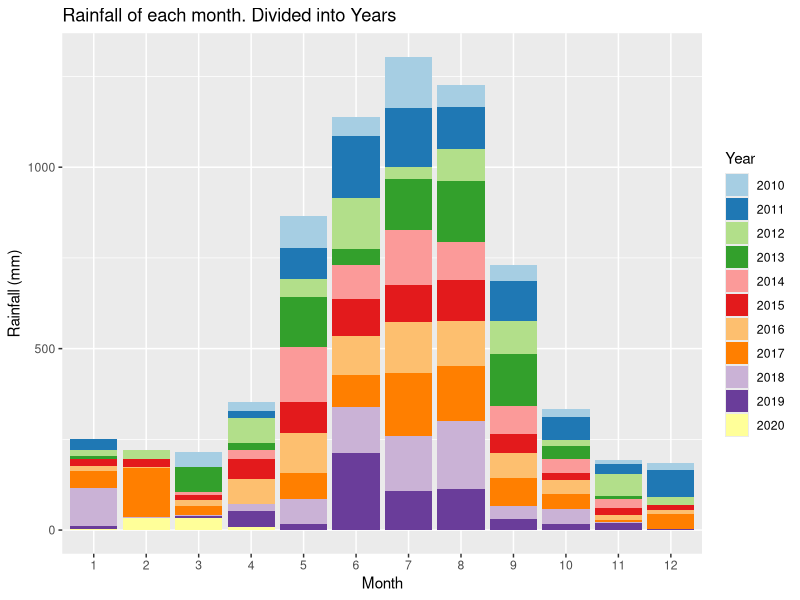
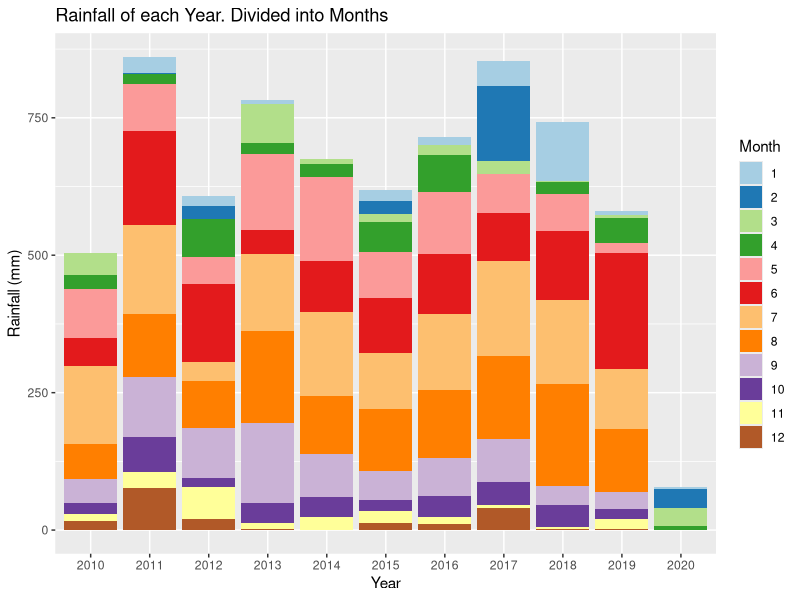
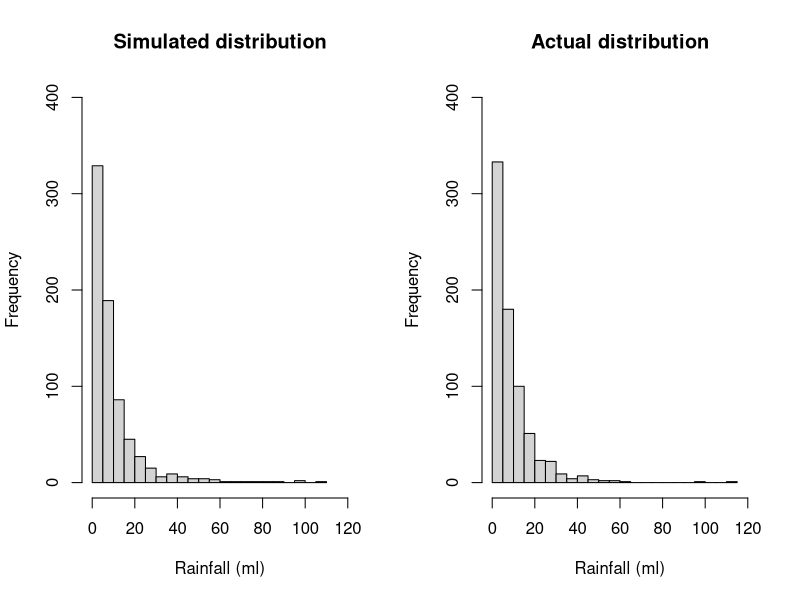
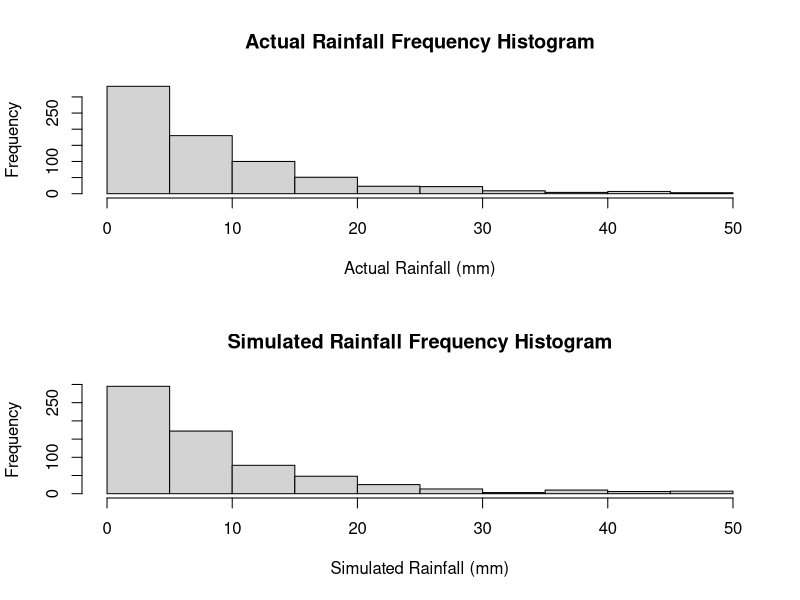
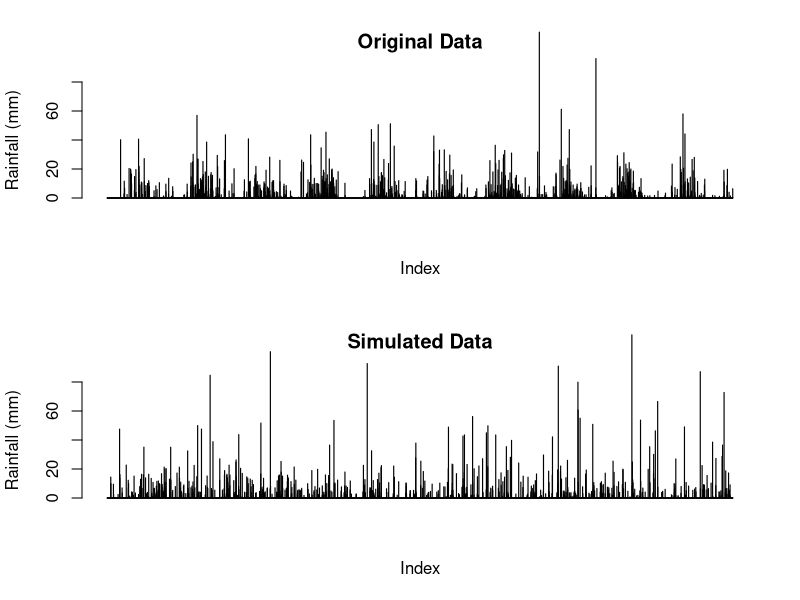
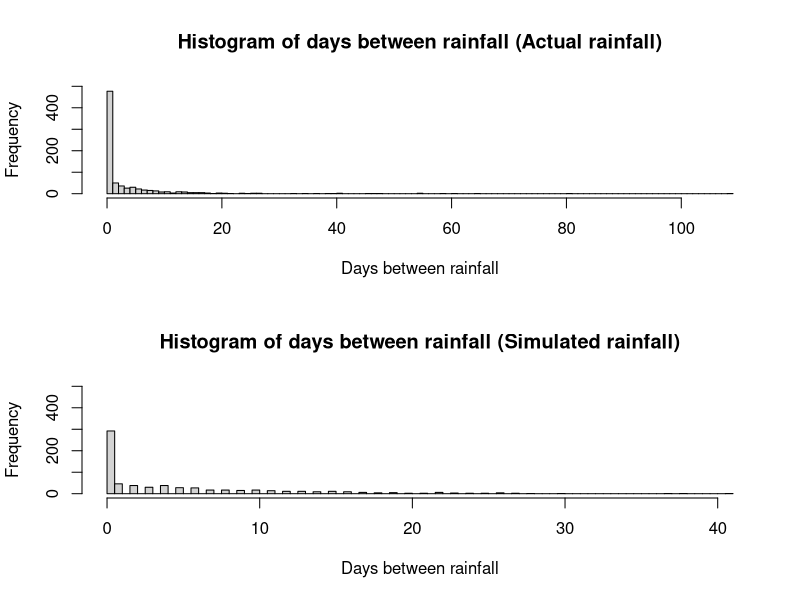
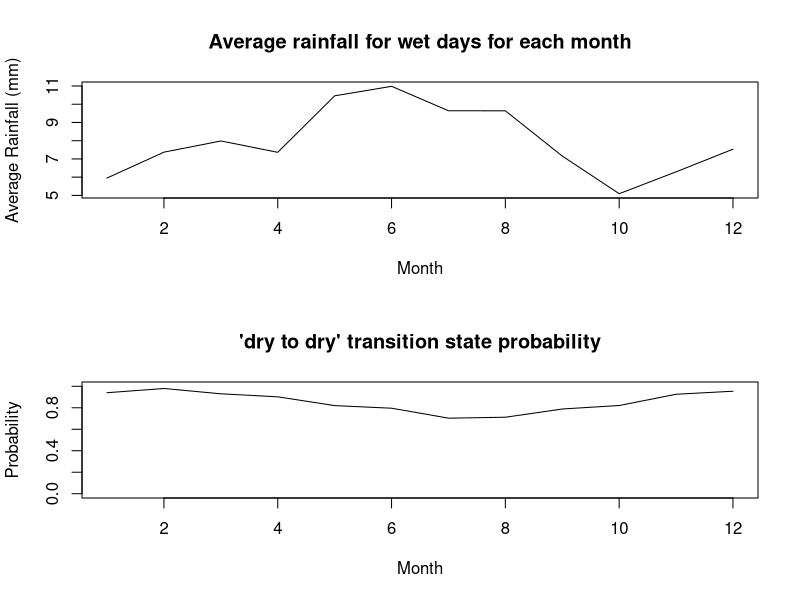
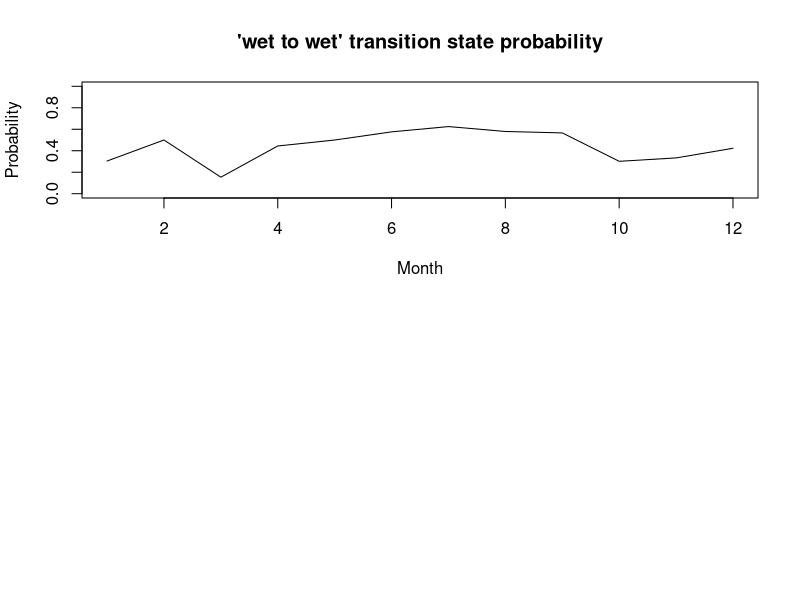

These charts were generated, in order, by the following R code:
## ---- chunk 1
knitr::opts_chunk$set(echo = TRUE)
## ---- chunk 2
# Reading in the data from the csv file
data <-  read.csv("IDCJAC0009_009225_1800_Data.csv")
weather_data <- data
weather_data <- weather_data[which(is.na(weather_data$Rainfall.amount..millimetres.) == FALSE),] # excluding rows with no rainfall record made 
## ---- chunk 3
weather_data$date <- do.call(paste, c(weather_data[c("Day", "Month", "Year")], sep = "-")) # creating a column that contains the date for easy indentification
## ---- chunk 4
# function to categorise day as either 'wet' or 'dry' for the Markov Chain functions
state <- function(x){
  stateList <- c()
  for(ii in 1:length(x)){
    if(x[ii] < 1){
      stateList <- c(stateList, "dry")
    }
    if(x[ii] >= 1){
      stateList <- c(stateList, "wet")
    }
  }
  return(stateList)
}
weather_data$state <- state(weather_data$Rainfall.amount..millimetres.)
## ---- chunk 5
head(weather_data[,c('Rainfall.amount..millimetres.','state')], 10)
## ---- chunk 6
# function establishing Markov Chain transition state. Establishing the relationship between the rainfall of a given day and the day before it.
transitionState <- function(x){
  transitionStateList <- c('') #can't find transition state of first observation
  for(i in 2:length(x)){
    if(x[i] == "dry"){
      if (x[i-1] == "dry"){
        transitionStateList <- c(transitionStateList, "DryToDry")
      }
      else {
        transitionStateList <- c(transitionStateList, "WetToDry")
      }
    }
    if(x[i] == "wet"){
      if (x[i-1] == "dry"){
        transitionStateList <- c(transitionStateList, "DryToWet")
      }
      else {
        transitionStateList <- c(transitionStateList, "WetToWet")
      }
    }
  }
  return(transitionStateList)
}
weather_data$transitionState <- transitionState(weather_data$state)
## ---- chunk 7
head(weather_data[,c('Rainfall.amount..millimetres.','state', 'transitionState')], 10)
## ---- chunk 8
train_data <- subset(weather_data, Year >= 2010) # only look at the most recent, relevant data.
library(ggplot2)
library(RColorBrewer)

# explorative plots investigating the distribution of rainfall across months and years

# Plotting the rainfall data (grouped by years and months)
# Distribution of rainfall by month (segmented by year)
ggplot(train_data, aes(x = factor(Month), y = Rainfall.amount..millimetres., fill = factor(Year))) + 
  geom_bar(stat = "identity") + 
  scale_fill_brewer(palette = "Paired") + 
  xlab("Month")+
  ylab("Rainfall (mm)")+
  labs(fill = "Year")+
  ggtitle("Rainfall of each month. Divided into Years")
# There does appear to be a rough distribution of rainfall by month. Most years May, June, July, August, and September (month 5-9) have the most rain. There are outliers

ggplot(train_data, aes(x = factor(Year), y = Rainfall.amount..millimetres., fill = factor(Month))) + 
  geom_bar(stat = "identity") + 
  scale_fill_brewer(palette = "Paired") + 
  xlab("Year")+
  ylab("Rainfall (mm)")+
  labs(fill = "Month")+
  ggtitle("Rainfall of each Year. Divided into Months")
# There does not appear to be any obvious pattern in the rainfall across the 10 years (note. 2020 only contains 4 months of data, hence the low rainfall). The average looks to be around 650-700 mm. 
## ---- chunk 9
table(train_data$Month, train_data$Year) # only four months of data in 2020
## ---- chunk 10
#Calculating transition state probabilities, in general (no respect to month or season)
weatherTable <- table(train_data$transitionState)
weatherTable

probWetToWet = weatherTable['WetToWet'] / (weatherTable['WetToWet'] + weatherTable['WetToDry'])
probWetToWet

probDryToDry = weatherTable['DryToDry'] / (weatherTable['DryToDry'] + weatherTable['DryToWet'])
probDryToDry
## ---- chunk 11
#Basic generator (No seasonal variation)

#calculated above
generateRainfallBasic <- function(genLength){
  currentState = "dry" # Years start with very little rain, so more likely to start dry
  rainAmountList <- c()
  for (i3 in 1:genLength){
    if (currentState == "dry"){
      if (runif(1) < probDryToDry){
        currentState = "dry"
      }
      else{
        currentState = "wet"
      }
    }
    else if (currentState == "wet"){
      if (runif(1) < probWetToWet){
        currentState = "wet"
      }
      else{
        currentState = "dry"
      }
    }
                                      #generating amount of rainfall if state is wet, else 0
    if (currentState == "wet"){
      rainAmount <- 5.66*exp(rnorm(1))
      rainAmountList <- c(rainAmountList, rainAmount)
    }
    else{
      rainAmountList <- c(rainAmountList, 0)
    }
  }
  return(rainAmountList)
}
## ---- chunk 12
#comparing log-normal against actual data, veeerryyyy close fit, will use log-normal for rainfall sim
par(mfrow=c(1,2))
p1 <- 5.66*exp(rnorm(732))
hist(p1, breaks = 30, xlim = c(0,120), ylim = c(0,400), main = "Simulated distribution", xlab = "Rainfall (ml)")

p2 <- train_data$Rainfall.amount..millimetres.[train_data$Rainfall.amount..millimetres.>1]
hist(p2, breaks = 30, xlim = c(0,120), ylim = c(0,400), main = "Actual distribution", xlab = "Rainfall (ml)")

mean(p1)
mean(p2)
## ---- chunk 13
#Basic generator tests
testRainfall = generateRainfallBasic(3761)

par(mfrow=c(2,1))
hist(train_data$Rainfall.amount..millimetres.[train_data$Rainfall.amount..millimetres.>1 & train_data$Rainfall.amount..millimetres.<50], xlab = "Actual Rainfall (mm)", main = "Actual Rainfall Frequency Histogram")
hist(testRainfall[testRainfall > 1 & testRainfall <50], xlab = "Simulated Rainfall (mm)", main = "Simulated Rainfall Frequency Histogram")

par(mfrow=c(2,1))
barplot(train_data$Rainfall.amount..millimetres., ylim = c(0,80), main = "Original Data", ylab = "Rainfall (mm)", xlab = "Index")
barplot(testRainfall, ylim = c(0,80), main = "Simulated Data", ylab = "Rainfall (mm)", xlab = "Index")
## ---- chunk 14
daysBetweenRain <- function(input){
  returnList <- c()
  currentLength <- 0
  for (i in input){
    if (i<1){
      currentLength <- currentLength + 1
    }
    else{
      returnList <- c(returnList, currentLength)
      currentLength <- 0
    }
  }
  return(returnList)
  }
## ---- chunk 15
hist(daysBetweenRain(train_data$Rainfall.amount..millimetres.)[train_data$Rainfall.amount..millimetres.>-1], main = "Histogram of days between rainfall (Actual rainfall)", breaks = 100, xlab = "Days between rainfall", ylim = c(0,500))
hist(daysBetweenRain(testRainfall)[daysBetweenRain(testRainfall)>-1], main = "Histogram of days between rainfall (Simulated rainfall)", breaks = 100, xlab = "Days between rainfall", ylim = c(0,500))
## ---- chunk 16
#Calculates the transition probabilities for each month
probTransStatesMonth <- function(input_data){
  transitonStatesMonthsFrame <- data.frame(list(rep(0, 12), list(rep(0, 12), list(rep(0,    12), list(rep(0, 12)))))) #Initialises 12x4 frame filled with zeroes (4 columns for each transition state, 12 rows for each month)
  names(transitonStatesMonthsFrame) <- c('DryToDry', 'DryToWet', 'WetToDry', 'WetToWet')

  #Makes the dataframe with the count of each transition state with each month
  for (i4 in 1:dim(input_data)[1]){
    tempTransitionState <- input_data[i4, 'transitionState']
    tempMonth <- input_data[i4, 'Month'] 
    transitonStatesMonthsFrame[tempMonth, tempTransitionState] <- transitonStatesMonthsFrame[tempMonth, tempTransitionState]+1 # increase count of tempTransitionState for month tempMonth by 1
  }

  #Calculates the transition state probabilities for each month in the data frame
  probTransitonStatesMonthsFrame <- transitonStatesMonthsFrame
  for (i in 1:dim(transitonStatesMonthsFrame)[1]){
  
    probTransitonStatesMonthsFrame[i, 'DryToDry'] <- transitonStatesMonthsFrame[i, 'DryToDry'] / (transitonStatesMonthsFrame[i, 'DryToDry'] + transitonStatesMonthsFrame[i, 'DryToWet'])
  
    probTransitonStatesMonthsFrame[i, 'DryToWet'] <- transitonStatesMonthsFrame[i, 'DryToWet'] / (transitonStatesMonthsFrame[i, 'DryToDry'] + transitonStatesMonthsFrame[i, 'DryToWet'])
    
    probTransitonStatesMonthsFrame[i, 'WetToDry'] <- transitonStatesMonthsFrame[i, 'WetToDry'] / (transitonStatesMonthsFrame[i, 'WetToDry'] + transitonStatesMonthsFrame[i, 'WetToWet'])
    probTransitonStatesMonthsFrame[i, 'WetToWet'] <- transitonStatesMonthsFrame[i, 'WetToWet'] / (transitonStatesMonthsFrame[i, 'WetToDry'] + transitonStatesMonthsFrame[i, 'WetToWet'])
    # this data frame 'probTransitionStatesMonthsFrame' will be called directly in the generator, so must be called as such when exported
  }
  return(probTransitonStatesMonthsFrame)
}

## ---- chunk 17
probTransitonStatesMonthsFrame <- probTransStatesMonth(train_data)
head(probTransitonStatesMonthsFrame, 10)
## ---- chunk 18
#testing average rainfall when its rains in each month, and for wettowet vs drytowet transitions.
test_w2w <- train_data$Rainfall.amount..millimetres.[train_data$transitionState == "WetToWet"]
test_d2w <- train_data$Rainfall.amount..millimetres.[train_data$transitionState == "DryToWet"]
mean(test_w2w)
mean(test_d2w)
wilcox.test(test_d2w, test_w2w)
#since resulting wilcox test p-value is 0.85, we conclude that theres no difference in rainfall depending on the transition state, and do not need to include it in our model.

test_rainfallPerMonth <- train_data[train_data$state == "wet",c(4,6)]
kruskal.test(Rainfall.amount..millimetres. ~ Month, data = test_rainfallPerMonth)
#p-val = 0.00016, therefore difference between average rainfall for each month

## ---- chunk 19
#calculating the mean rainfall when it rains for each month, to change how much it rains according to the generator later on. Limited to less than 60 mls as the dataset is not large enough for large rainfall amounts (such as 114ml in feburary) to not throw the mean off.
rainMonthData <- c()
for (i in 1:12){
  temp<- train_data$Rainfall.amount..millimetres.[train_data$state == "wet" & train_data$Month == i & train_data$Rainfall.amount..millimetres. < 60]
  rainMonthData <- c(rainMonthData, list(temp))
  rm(temp)
}

rainfallAvgMonth <- sapply(rainMonthData, mean)

## ---- chunk 20
plot(c(1:12), rainfallAvgMonth, type = "l", xlab = "Month", ylab = "Average Rainfall (mm)", main = "Average rainfall for wet days for each month")
## ---- chunk 21
#How the transition state probabilities vary for each month
plot(probTransitonStatesMonthsFrame$DryToDry, ylim = c(0,1), xlab = "Month", main = "'dry to dry' transition state probability", type = 'l', ylab = "Probability")
plot(probTransitonStatesMonthsFrame$WetToWet, ylim = c(0,1), xlab = "Month", main = "'wet to wet' transition state probability", type = 'l', ylab = "Probability")
## ---- chunk 22
#Weather generator accounting  for seasonal variation of transition states or something i hope
#This is just a regular version of basic generator it's mostly the same in fact if i forget to even do this it is the same

generateRainfallSeasonal <- function(input){
  # input must be weather_data or a subset of weather_data
  currentState = "dry" #can make this into a random choice later
  rainAmountList <- c()
  for (i5 in 1:dim(input)[1]){
    if (currentState == "dry"){
      if (runif(1) < probTransitonStatesMonthsFrame[input[i5, 'Month'], 'DryToDry']){ #now inputs depending on the month of input
        currentState = "dry"
      }
      else{
        currentState = "wet"
      }
    }
    else if (currentState == "wet"){
      if (runif(1) < probTransitonStatesMonthsFrame[input[i5, 'Month'], 'WetToWet']){
        currentState = "wet"
      }
      else{
        currentState = "dry"
      }
    }                                   
    #generating amount of rainfall if state is wet, else 0
    if (currentState == "wet"){
      #rainAmount <- 5.66*exp(rnorm(1)) #now log-normal dist, 5 used because is close to mean of weather_data's / the mean of what exp(rnorm(1)) is by default /// Old Version 
      rainAmount <- rainfallAvgMonth[input[i5, 'Month']]*exp(rnorm(1))/1.648 
      #average of exp(rnorm(1)) is ~1.648, so we divide by that so the average of each month will just be the actual average calculated from rainfallAvgMonth.
      rainAmountList <- c(rainAmountList, rainAmount)
    }
    else{
      rainAmountList <- c(rainAmountList, 0)
    }
  }
  return(rainAmountList)
}
## ---- chunk 23
#testing code for seasonal generator
inputSeasonalRainfall <- dplyr::select(train_data, 'Year', 'Month', 'Day') #using existing train data's dates to input to function, instead of putting in just how many to generate
testSeasonalRainfall = generateRainfallSeasonal(inputSeasonalRainfall)
## ---- chunk 24
par(mfrow=c(2,1))
barplot(train_data$Rainfall.amount..millimetres., ylim = c(0,80), main = "Original Data", ylab = "Rainfall (mm)", xlab = "Index")
barplot(testSeasonalRainfall, ylim = c(0,80), main = "Simulated Data - seasonal", ylab = "Rainfall (mm)", xlab = "Index")
## ---- chunk 25
hist(daysBetweenRain(train_data$Rainfall.amount..millimetres.)[train_data$Rainfall.amount..millimetres.>-1], main = "Histogram of days between rainfall (Actual rainfall)", breaks = 100, xlab = "Days between rainfall", ylim = c(0,500))
hist(daysBetweenRain(testSeasonalRainfall)[daysBetweenRain(testSeasonalRainfall)>-1], main = "Histogram of days between rainfall (Simulated rainfall)", breaks = 100, xlab = "Days between rainfall", ylim = c(0,500))
## ---- chunk 26
wilcox.test(daysBetweenRain(testSeasonalRainfall), daysBetweenRain(train_data$Rainfall.amount..millimetres.))
mean(daysBetweenRain(testSeasonalRainfall)); mean(daysBetweenRain(train_data$Rainfall.amount..millimetres.))

sd(daysBetweenRain(testSeasonalRainfall)); sd(daysBetweenRain(train_data$Rainfall.amount..millimetres.))
## ---- chunk 27
#comparing log-normal against actual data, veeerryyyy close fit, will use log-normal for rainfall sim
p1 <- 5.66*exp(rnorm(732))
p1 <- p1[p1>1]
hist(p1, breaks = 30, xlim = c(0,120), ylim = c(0,400), main = "Simulated distribution")

p2 <- train_data$Rainfall.amount..millimetres.[train_data$Rainfall.amount..millimetres.>1]
hist(p2, breaks = 30, xlim = c(0,120), ylim = c(0,400), main = "actual distribution")
## ---- chunk 28
set.seed(100345)
sampID <- sample.int(nrow(train_data), size = 0.8*nrow(train_data), replace = FALSE)
train_data <- train_data[sampID,] # 80% of data for training
test_data <- train_data[-sampID,] # 20% for testing
## ---- chunk 29
probTransitonStatesMonthsFrame <- probTransStatesMonth(train_data) # retraining seasonal generator probTransitionStatesMonthsFrame with new training data (now only 80% of the original train_data)
# calucating the new average rainfall for each month
rainMonthData <- c()
for (i in 1:12){
  temp<- train_data$Rainfall.amount..millimetres.[train_data$state == "wet" & train_data$Month == i & train_data$Rainfall.amount..millimetres. < 60]
  rainMonthData <- c(rainMonthData, list(temp))
  rm(temp)
}
rainfallAvgMonth <- sapply(rainMonthData, mean)
## ---- chunk 30
#generates a simulation with the same number of observations as test_data (20% of the total data)
testSeasonalRainfall20 = generateRainfallSeasonal(test_data) 
## ---- chunk 31
par(mfrow = c(2, 1))
barplot(testSeasonalRainfall20, ylab = "Rainfall (mm)", xlab = "index", main = "Simulated data")
barplot(test_data$Rainfall.amount..millimetres., ylab = "Rainfall (mm)", xlab  = "index", main = "Actual data")
## ---- chunk 32
# Wilcoxon signed rank test
WT <- wilcox.test(testSeasonalRainfall20, test_data$Rainfall.amount..millimetres., paired=T)
print("Wilcoxon rank sum p-value")
WT$p.value
# paired student t test
TT <- t.test(testSeasonalRainfall20, test_data$Rainfall.amount..millimetres., paired=T)
print("t-test p-value")
TT$p.value
## ---- chunk 33
train_data <- subset(weather_data, Year >= 2010)
train10_data <- subset(weather_data, Year >= 2009 & Year < 2019)
data_2019 <- subset(weather_data, Year == 2019)
## ---- chunk 34
probTransitonStatesMonthsFrame <- probTransStatesMonth(train10_data) # retraining seasonal generator probTransitionStatesMonthsFrame with train10_data
set.seed(10356)
monthList <- subset(weather_data, Year == 2019) # a year that isn't a leap year to get the month list, as generation algorithm only requires months
monthList <- monthList['Month']
testSeasonalRainfall10 <- generateRainfallSeasonal(monthList)
## ---- chunk 35
#compare generated year against 2019
par(mfrow = c(2,1))
barplot(testSeasonalRainfall10, xlab = "Index", ylab = "Rainfall (mm)", main = "Simulated Rainfall")
barplot(data_2019$Rainfall.amount..millimetres., xlab = "Index", ylab = "Rainfall (mm)", main = "2019 Rainfall")
## ---- chunk 36
# check other years for comparison
par(mfrow = c(3,2))
barplot(testSeasonalRainfall10, xlab = "Index", ylab = "Rainfall (mm)", main = "Simulated Rainfall")
year <- subset(weather_data, Year == 2015)
barplot(year$Rainfall.amount..millimetres., xlab = "Index", ylab = "Rainfall (mm)", main = "2015 Rainfall")
year <- subset(weather_data, Year == 2008)
barplot(year$Rainfall.amount..millimetres., xlab = "Index", ylab = "Rainfall (mm)", main = "2008 Rainfall")
year <- subset(weather_data, Year == 2015)
barplot(year$Rainfall.amount..millimetres., xlab = "Index", ylab = "Rainfall (mm)", main = "2017 Rainfall")
year <- subset(weather_data, Year == 2007)
barplot(year$Rainfall.amount..millimetres., xlab = "Index", ylab = "Rainfall (mm)", main = "2007 Rainfall")
year <- subset(weather_data, Year == 2013)
barplot(year$Rainfall.amount..millimetres., xlab = "Index", ylab = "Rainfall (mm)", main = "2013 Rainfall")
rm(year)
## ---- chunk 37
# Creates a graph of difference in rainfall for years, weeks, months, years to see if there are any potential patterns.
# Creates a list of the weekly rainfall
RainfallWeekly <- data.frame("Rainfall (mm)", "Week")
colnames(RainfallWeekly) <- c("Rainfall (mm)", "Week")
RainfallWeekly$`Rainfall (mm)` <- as.numeric(RainfallWeekly$`Rainfall (mm)`)
RainfallWeekly$Week <- as.numeric(RainfallWeekly$Week)
week = 1
weekRain = 0
for(ii in c(1: nrow(weather_data))){
  weekRain = weekRain + weather_data[ii, 6] # rainfall amount for that row
  
  if(ii%%7 == 0){ # every 7th row
    RainfallWeekly[(ii/7), 1] <- weekRain # 1 row of RainfallWeekly created every 7 rows (1 weeks) - inserting rainfall total for that week
    RainfallWeekly[(ii/7), 2] <- week
    week = week + 1
    weekRain = 0 # clear total rainfall to prepare for next week
  }
}
## ---- chunk 38
RainfallWeeklyDiff <- data.frame(c(1:(nrow(RainfallWeekly)-1)), c(1:(nrow(RainfallWeekly)-1))) # data frame with two columns, one less row than RainfallWeekly
colnames(RainfallWeeklyDiff) <- c("Rainfall diff (mm)", "Week")
RainfallWeeklyDiff$`Rainfall diff (mm)` <- diff(RainfallWeekly$`Rainfall (mm)`) # change in weeks
## ---- chunk 39
# plot first 700 weeks first against the difference in rainfall, and then the rainfall per week
par(mfrow = c(4,1))
plot(RainfallWeeklyDiff[c(1:350), 2], RainfallWeeklyDiff[c(1:350), 1], xlab = "week", ylab = "change in rainfall (mm)", cex = 2, type = "b")
plot(RainfallWeekly[c(1:350), 2], RainfallWeekly[c(1:350), 1], xlab = "week", ylab = "rainfall (mm)", type = "l")
plot(RainfallWeeklyDiff[c(351:700), 2], RainfallWeeklyDiff[c(351:700), 1], xlab = "week", ylab = "change in rainfall (mm)", cex = 2, type = "b")
plot(RainfallWeekly[c(351:700), 2], RainfallWeekly[c(351:700), 1], xlab = "week", ylab = "rainfall (mm)", type = "l")
## ---- chunk 40
# plot second 700 weeks first against the difference in rainfall, and then the rainfall per week
par(mfrow = c(4,1))
plot(RainfallWeeklyDiff[c(701:1050), 2], RainfallWeeklyDiff[c(701:1050), 1], xlab = "week", ylab = "change in rainfall (mm)", cex = 2, type = "b")
plot(RainfallWeekly[c(701:1050), 2], RainfallWeekly[c(701:1050), 1], xlab = "week", ylab = "rainfall (mm)", type = "l")
plot(RainfallWeeklyDiff[c(1051:1414), 2], RainfallWeeklyDiff[c(1051:1414), 1], xlab = "week", ylab = "change in rainfall (mm)", cex = 2, type = "b")
plot(RainfallWeekly[c(1051:1414), 2], RainfallWeekly[c(1051:1414), 1], xlab = "week", ylab = "rainfall (mm)", type = "l")
## ---- chunk 41
rainSort_2019 <- data_2019$Rainfall.amount..millimetres.
# qqplot before removing 'dry' days
qqnorm(rainSort_2019, pch = 1, frame = F, main = "Normal Q-Q Plot of Rainfall 2019 (including dry days)")
qqline(rainSort_2019, col = "red", lwd = 2)
rainSort_2019 <- rainSort_2019[which(rainSort_2019 != 0)]
# qqplot after removing 'dry' days
qqnorm(rainSort_2019, pch = 1, frame = F, main = "Normal Q-Q Plot of Rainfall 2019 (excluding dry days)")
qqline(rainSort_2019, col = "red", lwd = 2)
hist(rainSort_2019, breaks = 50)
# data is not normally distributed
rm(rainSort_2019)
## ---- chunk 42
rain2019 <- subset(weather_data, Year == 2019)
length(rain2019$Rainfall.amount..millimetres.)
length(testSeasonalRainfall10)
# function to return the sum of ranks of difference (w+ and w-) that are part of the Wilcoxon signed rank calculations
returnRanks <- function(simulated, actual){
  diffs <- (simulated - actual)
  diffs <- diffs[diffs != 0]
  posDifs <- which(diffs > 0)
  negDiffs <- which(diffs < 0)
  rank <- rank(abs(diffs))
  rankPosDiff <- sum(rank[posDifs])
  rankNegDiff <- sum(rank[negDiffs]) 
  return(c(rankPosDiff, rankNegDiff))
}
## ---- chunk 43
table(rain2019$Month)
# To perform the Wilcoxon Signed Rank test we must have paired data, so we have to find the extra dates in testSeasonalRainfall10 (note: 2019 is a non leap year) and remove them.
# Upon review we find that there are days missing from October and December.
## ---- chunk 44
table(rain2019$Day)
# one month is missing a day 5, and another is missing a day 19 (both 11 when should be 12)/
temp <- subset(rain2019, Day == 5)
temp$Month # 5th of October missing
temp <- subset(rain2019, Day == 19)
temp$Month # 19th of December missing
rm(temp)
which(rain2019$date == "4-10-2019") # find what row the day before 5-10-2019 is
# thereforer 5-10-2019 would be row 278 (277+1)
which(rain2019$date == "18-12-2019") # find what row the day before 5-10-2019 is
# thereforer 5-10-2019 would be row 353 (351+2). Add two as both 5th october and 19th december are missing
## ---- chunk 45
# after finding the days that need to be removed we find that the days are day 278 and 353 from testSeasonalRainfall10
simRainfall2019 <- testSeasonalRainfall10
## ---- chunk 46
set.seed(102343656)

# get a testing 
monthList <- subset(weather_data, Year == 2019) # a year that isn't a leap year to get the month list, as generation algorithm only requires months
monthList <- monthList['Month']
testSeasonalRainfall10 <- generateRainfallSeasonal(monthList)
simRainfall2019 <- testSeasonalRainfall10 # remove day 278 and day 353 data from testSeasonalRainfall10
## ---- chunk 47
# test of testSeasonalRainfall10 against 2019 rainfall (testSeasonalRainfall10 was simulation of 2019 rainfall)
wilcox.test(rain2019$Rainfall.amount..millimetres., simRainfall2019, paired = T, alternative = "t", conf.int = T, conf.level = 0.95)

# the p-value is 0.04918,indicating that it is likely that there is a significant difference between the simulated data and the actual data. This means that one set of data was consistently and significantly larger than the other
# manual calculation of Wilcoxon signed rank values 

sumRanks <- returnRanks(simRainfall2019, rain2019$Rainfall.amount..millimetres.)
sumRanks[1] # rankPosDiff ( sum of the ranks of the positive differences)
sumRanks[2] # rankNegDiff (sum of the ranks of the negative differrences)

# rankPosDiff (the sum of the ranks of the differences where the simulated data is greater than the actual) is 7414. rankNegDiff (the sum of the ranks of the the differences where the actual is greater than the simulated) is 5147. rankPosDiff is quite a bit larger than rankNegDiff
## ---- chunk 48
# to confirm the results of the first Wilcoson signed rank test, repeat with 3 different sets of simulated rainfall
set.seed(12345)

# using month probabilites generate one years worth of data 
monthList <- subset(weather_data, Year == 2011) # a year that isn't a leap year to get the month list, as generation algorithm only requires months
monthList <- monthList['Month']
testSeasonalRainfall10 <- generateRainfallSeasonal(monthList)

simRainfall2019 <- testSeasonalRainfall10[-c(278, 353)] # remove day 278 and day 353 data from testSeasonalRainfall10

wilcox.test(rain2019$Rainfall.amount..millimetres., simRainfall2019, paired = T, alternative = "t", conf.int = T, conf.level = 0.95)

# The p-value is 0.1981, indiciating that there is not a significant difference between the simulated data and the actual data

# manual calculation of Wilcoxon signed rank values 
sumRanks <- returnRanks(simRainfall2019, rain2019$Rainfall.amount..millimetres.)
sumRanks[1] # rankPosDiff ( sum of the ranks of the positive differences)
sumRanks[2] # rankNegDiff (sum of the ranks of the negative differrences)

## ---- chunk 49
set.seed(347876)
# using month probabilites generate one years worth of data 
monthList <- subset(weather_data, Year == 2011) # a year that isn't a leap year to get the month list, as generation algorithm only requires months
monthList <- monthList['Month']
testSeasonalRainfall10 <- generateRainfallSeasonal(monthList)

simRainfall2019 <- testSeasonalRainfall10[-c(278, 353)] # remove day 278 and day 353 data from testSeasonalRainfall10

wilcox.test(rain2019$Rainfall.amount..millimetres., simRainfall2019, paired = T, alternative = "t", conf.int = T, conf.level = 0.95)

# manual calculation of Wilcoxon signed rank values 
sumRanks <- returnRanks(simRainfall2019, rain2019$Rainfall.amount..millimetres.)
sumRanks[1] # rankPosDiff ( sum of the ranks of the positive differences)
sumRanks[2] # rankNegDiff (sum of the ranks of the negative differrences)
## ---- chunk 50
set.seed(3456789)
# using month probabilites generate one years worth of data 
monthList <- subset(weather_data, Year == 2011) # a year that isn't a leap year to get the month list, as generation algorithm only requires months
monthList <- monthList['Month']
testSeasonalRainfall10 <- generateRainfallSeasonal(monthList)
simRainfall2019 <- testSeasonalRainfall10[-c(278, 353)] # remove day 278 and day 353 data from testSeasonalRainfall10

wilcox.test(rain2019$Rainfall.amount..millimetres., simRainfall2019, paired = T, alternative = "t", conf.int = T, conf.level = 0.95)

# manual calculation of Wilcoxon signed rank values 
sumRanks <- returnRanks(simRainfall2019, rain2019$Rainfall.amount..millimetres.)
sumRanks[1] # rankPosDiff ( sum of the ranks of the positive differences)
sumRanks[2] # rankNegDiff (sum of the ranks of the negative differrences)
## ---- chunk 51
# looking at the four total simulations created, there is generally no significant different between the simulated rainfall and the actual rainfall. 
# However looking at rankPosDiff and rankNegDiff calculated for each (the sum of the ranks of the positive and negative differences between the simulated and actual data respectively), the simulated rainfall was consistently larger than the actual data 
# The reason for this is likely because 2019 had a very small amount of rainfall compared to the rest of the years.
sum(train10_data$Rainfall.amount..millimetres.)/10 # /10 to get average of 10 years of rain data
sum(rain2019$Rainfall.amount..millimetres.)
## ---- chunk 52
median(simRainfall2019)
median(rain2019$Rainfall.amount..millimetres.)

# given the number of dry days, it makes sense that the median's would be very similar in the Wilcoxon Signed Rank test
# To perform the Wilcoxon Signed Rank test we remove those dates from testSeasonalRainfall10
# 2019 is a non leap year so February will have 28 days
#October 5th and December 19th are missing, so we remove them
month_result <- which(rain2019$date == "4-10-2019" | rain2019$date=="18-12-2019")
simRainfall2019 <- testSeasonalRainfall10[-c(month_result[1]+1, month_result[2]+1)]

# Test of testSeasonalRainfall10 against 2019 rainfall (testSeasonalRainfall10 was simulation of 2019 rainfall)
wilcox.test(simRainfall2019, rain2019$Rainfall.amount..millimetres., paired = T, alternative = "t")

# Since the p-value is relatively high, it can be concluded that there is no significant diference between the simulated 2019 data and the actual 2019 data. 
# While the simulation may not be an accurate prediction of 2019 (as seen in the barplots), the simulation was also not logically flawed, as there is not a significant difference between the median of the simulation and the median of the actual.
#Furthermore, a qucik comparison of the medians in the Wilcoxon Signed Rank test shows that (as expected) they are also very similar.
cat("Median of actual and simulated rainfall respectively: ", median(rain2019$Rainfall.amount..millimetres.), median(simRainfall2019))
rm(simRainfall2019)
## ---- chunk 53
# looking at 2013 data (which had a larger than average amount of rain)
rain2013 <- subset(weather_data, Year == 2013)
simRainfall2013 <- generateRainfallSeasonal(monthList)
wilcox.test(simRainfall2013, rain2013$Rainfall.amount..millimetres., paired = T, conf.int = T, conf.level = 0.95)

par(mfrow = c(2,1))
barplot(simRainfall2013, xlab = "Index", ylab = "Rainfall (mm)", main = "Simulated Rainfall")
barplot(rain2013$Rainfall.amount..millimetres., xlab = "Index", ylab = "Rainfall (mm)", main = "2013 Rainfall")

diffs <- (simRainfall2013 - rain2013$Rainfall.amount..millimetres.)
diffs <- diffs[diffs != 0]
posDifs <- which(diffs > 0)
negDiffs <- which(diffs < 0)
rank <- rank(abs(diffs))
rankPosDiff <- sum(rank[posDifs])
rankNegDiff <- sum(rank[negDiffs]) 

rankPosDiff
rankNegDiff
mean(diffs)
